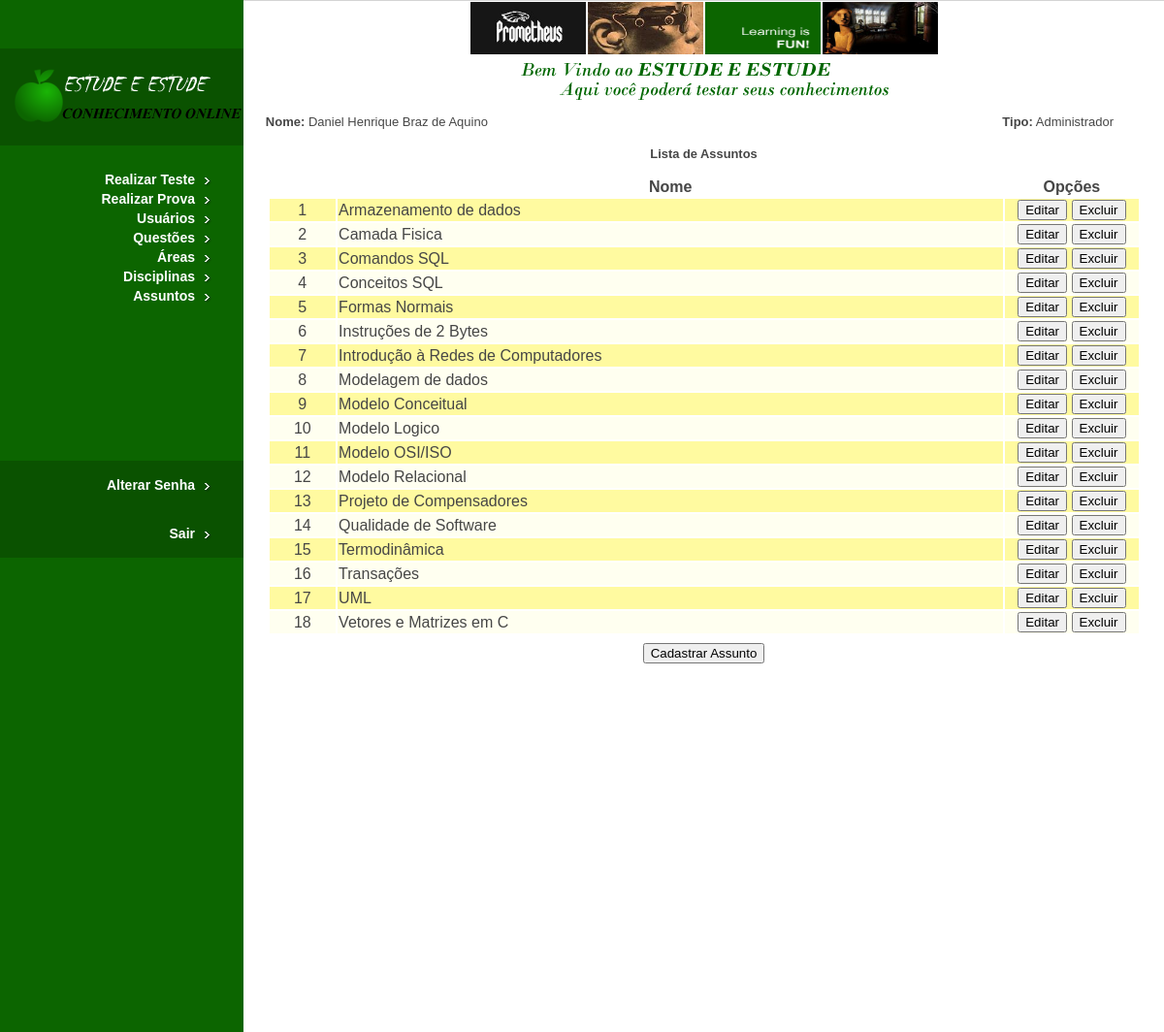
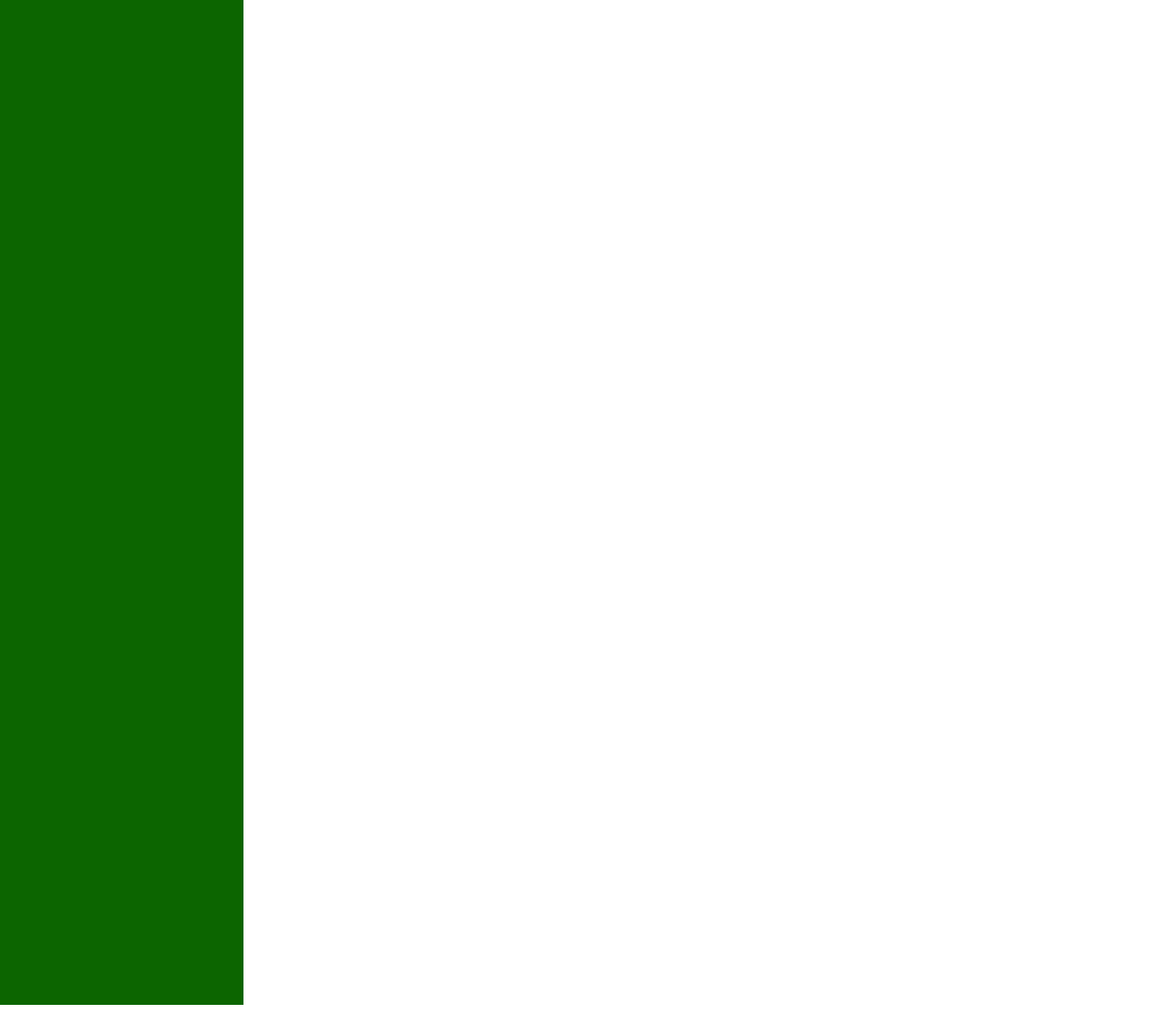
/Sistema/assunto_lista.php (signed in), run on the app's committed database (2 pictures, top to bottom).
### tables this page shows
CREATE TABLE IF NOT EXISTS `assunto` (
  `codigo` int(11) NOT NULL AUTO_INCREMENT,
  `login_administrador` varchar(25) DEFAULT NULL,
  `nome` varchar(50) NOT NULL,
  `data` date NOT NULL,
  `hora` time NOT NULL,
  PRIMARY KEY (`codigo`),
  UNIQUE KEY `nome` (`nome`),
  KEY `login_administrador` (`login_administrador`)
);

### Sistema/assunto_lista.php (the view, shortened to what this page needs)
<?php
if (isset($_SESSION['logado']) &&($_SESSION['logado'] == 1)){
	?>
<html>
<head>
<link href="css/style.css" rel="stylesheet" type="text/css" />
</head>
<body>
<div id="leftMain"><a href="home.php"><img src="images/logo.png"
	alt="Estude e Estude" border="0" /></a>
<div id="navbar">
<ul>
<?php
echo '<li><a href="teste_questao.php">Realizar Teste</a></li>';
echo '<li><a href="prova_gerar.php">Realizar Prova</a></li>';
if($_SESSION['logado'] == 1)
{
	echo '<li><a href="usuario_lista.php">Usuários</a></li>';
}
if($_SESSION['logado'] != 3)
{
	echo '<li><a href="questao_lista.php">Questões</a></li>';
}
if($_SESSION['logado'] == 1)
{
	echo '<li><a href="area_lista.php">Áreas</a></li>';
	echo '<li><a href="disciplina_lista.php">Disciplinas</a></li>';
	echo '<li><a href="assunto_lista.php">Assuntos</a></li>';
}
?>
</ul>
</div>
<div id="navbarAlt">
<ul>
	<li><a href="senha.php">Alterar Senha</a></li>
</ul>
<ul>
	<li><a href="logout.php">Sair</a></li>
</ul>
</div>
</div>
<div id="mainphotos">
<center><img src="images/picture1.jpg" alt="Photo 1" width="119"
	height="54" /><img src="images/picture2.jpg" alt="Photo 2" width="119"
	height="54" /><img src="images/learning-is-fun.gif"
	alt="Learning is Fun" width="119" height="54" /><img
	src="images/picture3.jpg" alt="Photo 3" width="119" height="54" /></center>
<center><img src="images/welcome.png" alt="Welcome" /></center>
<table width="900px">
	<tr align="left">
		<td width="2%"></td>
		<td align="left"><font size=2><?php
		echo '<b>Nome:</b> ' . $_SESSION["nome"];
		?></font></td>
		<td align="right"><font size=2><?php
		if($_SESSION['logado'] == 1) $tipo_usuario = 'Administrador';
		echo '<b>Tipo:</b> ' . $tipo_usuario;
		?></font></td>
	</tr>
</table>
<center>
<h3>Lista de Assuntos</h3>
</center>
<form name="form1" method="POST" action="assunto_editar.php">
<table border="0" align="center" width="900px">
<?php
$sql = "SELECT nome,codigo FROM assunto ORDER BY nome";
$tabela = mysql_query($sql);
	?>
	<tr>
		<td width="5%"></td>
		<td width="50%">
		<center><b>Nome</b></center>
		</td>
		<td width="10%">
		<center><b>Opções</b></center>
		</td>
	</tr>
	<?php
	$color = '#FFFFF';
	$count = 0;
	while($dados = mysql_fetch_row($tabela)){
		$codigo = $dados[1];
		$nome = $dados[0];
		$count++;
		if (strcmp($color,'#FFFFF') != 0)
		{
			$color = '#FFFFF';
		}
		else
		{
			$color = '#FFFAA';
		}
		?>
	<tr bgcolor="<?php echo $color?>">
		<td width="5%" align="center"><?php echo $count?></td>
		<td align="left"><?php echo $nome?></td>
		<td align="center"><input type="button" value="Editar"
			onclick="location.href = 'assunto_editar.php?codigo=<?php echo $codigo?>'">
		<input type="button" value="Excluir"
			onclick="location.href = 'assunto_excluir.php?codigo=<?php echo $codigo?>'">
		</td>
	</tr>
	<?php
	}
	?>
	<tr>
		<td colspan="3" height="5"></td>
	</tr>
	<tr>
		<td colspan="3" align="center"><input type="submit"
			value="Cadastrar Assunto"></td>
</table>
</form>
</div>
</body>
</html>
	<?php
}
else{
	header("Location: home.php");
	exit;
}
?>

### Sistema/css/style.css (style rules this page uses)
html, body { height:250%; }
body { font-family: Verdana, Arial, Helvetica, sans-serif; font-size: 11px; color: #464646; text-decoration: none; background-color: #FFFFFF; margin:0; padding:0; }
#leftMain { display:block; float:left; width:251px; height:100%; background:#0c6500; padding:50px 0; }
#mainphotos { width:1200px; border-top:1px solid #D4D4D4; }
#mainphotos img { padding:1px; border:0; }
div#navbar { width: 251px; display:block; float:left; padding-top:25px; }
div#navbar ul { margin:0; padding:0; }
div#navbar li { list-style-type:none; display:block; float:right; width:251px; height:20px; background-image: url(../images/bg-nav.gif); background-repeat: no-repeat; text-align:right; }
div#navbar li a { display:block; float:left; width:201px; height:20px; text-decoration: none; margin:0; padding:0; color: #FFFFFF; font-family: Arial, Helvetica, sans-serif; font-size: 14px; font-weight:bold; line-height:20px; padding-right:51px; }
div#navbar li a:link { color: #FFFFFF: }
div#navbarAlt { width: 251px; display:block; float:left; padding-top:160px; }
div#navbarAlt ul { margin:0; padding:0; }
div#navbarAlt li { list-style-type:none; display:block; float:right; width:251px; height:50px; background-image: url(../images/bg-nav-alt.gif); background-repeat: no-repeat; text-align:right; }
div#navbarAlt li a { display:block; float:left; width:201px; height:50px; text-decoration: none; margin:0; padding:0; color: #FFFFFF; font-family: Arial, Helvetica, sans-serif; font-size: 14px; font-weight:bold; line-height:50px; padding-right:51px; }
div#navbarAlt li a:link { color: #FFFFFF: }
#special-box-left p, ul { padding:8px 8px 3px 8px; margin:0; }
#special-box-right p, ul { padding:8px 8px 3px 8px; margin:0; }
h1, h2, h3, h4, h5, h6 { margin: 15px 0; }
ul, ol { margin: 15px 0 0 15px; }
a, a:visited { color:#0c6500; text-decoration:underline; font-weight:bold; }

### data on the page
assunto: nome "Armazenamento de dados"
assunto: nome "Camada Fisica"
assunto: nome "Comandos SQL"
assunto: nome "Conceitos SQL"
assunto: nome "Formas Normais"
assunto: nome "Instruções de 2 Bytes"
assunto: nome "Introdução à Redes de Computadores"
assunto: nome "Modelagem de dados"
assunto: nome "Modelo Conceitual"
assunto: nome "Modelo Logico"
assunto: nome "Modelo OSI/ISO"
assunto: nome "Modelo Relacional"
assunto: nome "Projeto de Compensadores"
assunto: nome "Qualidade de Software"
assunto: nome "Termodinâmica"
assunto: nome "Transações"
assunto: nome "UML"
assunto: nome "Vetores e Matrizes em C"

### other printed values
$_SESSION["nome"] "Daniel Henrique Braz de Aquino"
$tipo_usuario "Administrador"
